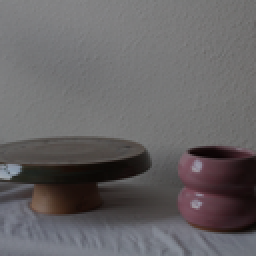
#> input picture inference/001_rotation_0_bright_0.png, 128 x 128 px (shown 2 times larger); its folder holds only this picture in this run
$ python -i augmentData.py   (imports and definitions only)
#> lines starting #> are read from the running program, lines starting #| are printed output that depends on the picture
from PIL import Image, ImageEnhance, ExifTags
import numpy as np
import os
from tqdm import tqdm


IMG_SIZE = 128

def adjust_brightness(image, factor):
    enhancer = ImageEnhance.Brightness(image)
    return enhancer.enhance(factor)

# [17 lines left out: functions crop_to_square, transpose_image, not called in this run]


def correct_image_orientation(image):
    try:
        for orientation in ExifTags.TAGS.keys():
            if ExifTags.TAGS[orientation] == 'Orientation':
                break
        exif = dict(image._getexif().items())
        if exif[orientation] == 3:
            image = image.rotate(180, expand=True)
        elif exif[orientation] == 6:
            image = image.rotate(270, expand=True)
        elif exif[orientation] == 8:
            image = image.rotate(90, expand=True)
    except (AttributeError, KeyError, IndexError):
        # cases: image don't have getexif
        pass
    return image

RANDOM_CROP_PIXELS = 20

# [36 lines left out: function generate_permutations, not called in this run]

# Example usage
input_dir = 'test-code/input'
output_base_dir = 'test-code/output'
# [1 line not run here, left out]

>>> import cv2
>>> picture = cv2.imread('../inference/001_rotation_0_bright_0.png', cv2.IMREAD_GRAYSCALE)
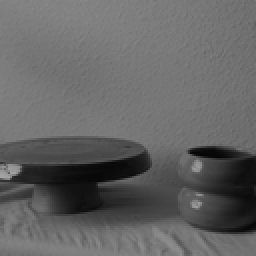
#> picture: shape (128, 128) (shown 2 times larger); min 4, max 166, mean 100
>>> result = correct_image_orientation(picture)

$ run again, on inference/042_rotation_270_bright_1.png
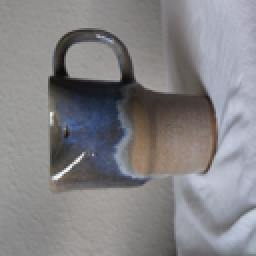
#> input picture inference/042_rotation_270_bright_1.png, 128 x 128 px (shown 2 times larger)
#> `picture = cv2.imread('../inference/001_rotation_0_bright_0.png', cv2.I..`:
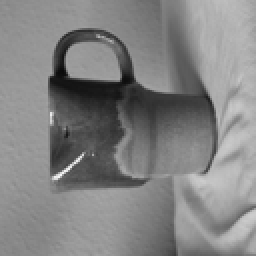
#> picture: shape (128, 128) (shown 2 times larger); min 10, max 247, mean 131.1
